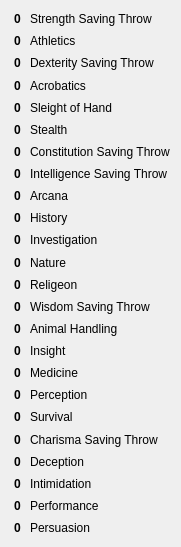
  <widget class="QWidget" name="gridLayoutWidget_2">
   <property name="geometry">
    <rect>
     <x>130</x>
     <y>240</y>
     <width>181</width>
     <height>547</height>
    </rect>
   </property>
   <layout class="QGridLayout" name="gridLayout_2">
    <item row="3" column="0">
     <widget class="QLabel" name="d">
      <property name="font">
       <font>
        <weight>75</weight>
        <bold>true</bold>
       </font>
      </property>
      <property name="text">
       <string>0</string>
      </property>
      <property name="alignment">
       <set>Qt::AlignCenter</set>
      </property>
     </widget>
    </item>
    <item row="5" column="0">
     <widget class="QLabel" name="f">
      <property name="font">
       <font>
        <weight>75</weight>
        <bold>true</bold>
       </font>
      </property>
      <property name="text">
       <string>0</string>
      </property>
      <property name="alignment">
       <set>Qt::AlignCenter</set>
      </property>
     </widget>
    </item>
    <item row="1" column="0">
     <widget class="QLabel" name="b">
      <property name="font">
       <font>
        <weight>75</weight>
        <bold>true</bold>
       </font>
      </property>
      <property name="text">
       <string>0</string>
      </property>
      <property name="alignment">
       <set>Qt::AlignCenter</set>
      </property>
     </widget>
    </item>
    <item row="7" column="0">
     <widget class="QLabel" name="h">
      <property name="font">
       <font>
        <weight>75</weight>
        <bold>true</bold>
       </font>
      </property>
      <property name="text">
       <string>0</string>
      </property>
      <property name="alignment">
       <set>Qt::AlignCenter</set>
      </property>
     </widget>
    </item>
    <item row="2" column="0">
     <widget class="QLabel" name="c">
      <property name="font">
       <font>
        <weight>75</weight>
        <bold>true</bold>
       </font>
      </property>
      <property name="text">
       <string>0</string>
      </property>
      <property name="alignment">
       <set>Qt::AlignCenter</set>
      </property>
     </widget>
    </item>
    <item row="9" column="0">
     <widget class="QLabel" name="j">
      <property name="font">
       <font>
        <weight>75</weight>
        <bold>true</bold>
       </font>
      </property>
      <property name="text">
       <string>0</string>
      </property>
      <property name="alignment">
       <set>Qt::AlignCenter</set>
      </property>
     </widget>
    </item>
    <item row="0" column="0">
     <widget class="QLabel" name="a">
      <property name="font">
       <font>
        <weight>75</weight>
        <bold>true</bold>
       </font>
      </property>
      <property name="text">
       <string>0</string>
      </property>
      <property name="alignment">
       <set>Qt::AlignCenter</set>
      </property>
     </widget>
    </item>
    <item row="4" column="0">
     <widget class="QLabel" name="e">
      <property name="font">
       <font>
        <weight>75</weight>
        <bold>true</bold>
       </font>
      </property>
      <property name="text">
       <string>0</string>
      </property>
      <property name="alignment">
       <set>Qt::AlignCenter</set>
      </property>
     </widget>
    </item>
    <item row="6" column="0">
     <widget class="QLabel" name="g">
      <property name="font">
       <font>
        <weight>75</weight>
        <bold>true</bold>
       </font>
      </property>
      <property name="text">
       <string>0</string>
      </property>
      <property name="alignment">
       <set>Qt::AlignCenter</set>
      </property>
     </widget>
    </item>
    <item row="8" column="0">
     <widget class="QLabel" name="i">
      <property name="font">
       <font>
        <weight>75</weight>
        <bold>true</bold>
       </font>
      </property>
      <property name="text">
       <string>0</string>
      </property>
      <property name="alignment">
       <set>Qt::AlignCenter</set>
      </property>
     </widget>
    </item>
    <item row="10" column="0">
     <widget class="QLabel" name="k">
      <property name="font">
       <font>
        <weight>75</weight>
        <bold>true</bold>
       </font>
      </property>
      <property name="text">
       <string>0</string>
      </property>
      <property name="alignment">
       <set>Qt::AlignCenter</set>
      </property>
     </widget>
    </item>
    <item row="11" column="0">
     <widget class="QLabel" name="l">
      <property name="font">
       <font>
        <weight>75</weight>
        <bold>true</bold>
       </font>
      </property>
      <property name="text">
       <string>0</string>
      </property>
      <property name="alignment">
       <set>Qt::AlignCenter</set>
      </property>
     </widget>
    </item>
    <item row="12" column="0">
     <widget class="QLabel" name="m">
      <property name="font">
       <font>
        <weight>75</weight>
        <bold>true</bold>
       </font>
      </property>
      <property name="text">
       <string>0</string>
      </property>
      <property name="alignment">
       <set>Qt::AlignCenter</set>
      </property>
     </widget>
    </item>
    <item row="15" column="0">
     <widget class="QLabel" name="p">
      <property name="font">
       <font>
        <weight>75</weight>
        <bold>true</bold>
       </font>
      </property>
      <property name="text">
       <string>0</string>
      </property>
      <property name="alignment">
       <set>Qt::AlignCenter</set>
      </property>
     </widget>
    </item>
    <item row="14" column="0">
     <widget class="QLabel" name="o">
      <property name="font">
       <font>
        <weight>75</weight>
        <bold>true</bold>
       </font>
      </property>
      <property name="text">
       <string>0</string>
      </property>
      <property name="alignment">
       <set>Qt::AlignCenter</set>
      </property>
     </widget>
    </item>
    <item row="13" column="0">
     <widget class="QLabel" name="n">
      <property name="font">
       <font>
        <weight>75</weight>
        <bold>true</bold>
       </font>
      </property>
      <property name="text">
       <string>0</string>
      </property>
      <property name="alignment">
       <set>Qt::AlignCenter</set>
      </property>
     </widget>
    </item>
    <item row="22" column="0">
     <widget class="QLabel" name="w">
      <property name="font">
       <font>
        <weight>75</weight>
        <bold>true</bold>
       </font>
      </property>
      <property name="text">
       <string>0</string>
      </property>
      <property name="alignment">
       <set>Qt::AlignCenter</set>
      </property>
     </widget>
    </item>
    <item row="23" column="0">
     <widget class="QLabel" name="x">
      <property name="font">
       <font>
        <weight>75</weight>
        <bold>true</bold>
       </font>
      </property>
      <property name="text">
       <string>0</string>
      </property>
      <property name="alignment">
       <set>Qt::AlignCenter</set>
      </property>
     </widget>
    </item>
    <item row="16" column="0">
     <widget class="QLabel" name="q">
      <property name="font">
       <font>
        <weight>75</weight>
        <bold>true</bold>
       </font>
      </property>
      <property name="text">
       <string>0</string>
      </property>
      <property name="alignment">
       <set>Qt::AlignCenter</set>
      </property>
     </widget>
    </item>
    <item row="21" column="0">
     <widget class="QLabel" name="v">
      <property name="font">
       <font>
        <weight>75</weight>
        <bold>true</bold>
       </font>
      </property>
      <property name="text">
       <string>0</string>
      </property>
      <property name="alignment">
       <set>Qt::AlignCenter</set>
      </property>
     </widget>
    </item>
    <item row="17" column="0">
     <widget class="QLabel" name="r">
      <property name="font">
       <font>
        <weight>75</weight>
        <bold>true</bold>
       </font>
      </property>
      <property name="text">
       <string>0</string>
      </property>
      <property name="alignment">
       <set>Qt::AlignCenter</set>
      </property>
     </widget>
    </item>
    <item row="18" column="0">
     <widget class="QLabel" name="s">
      <property name="font">
       <font>
        <weight>75</weight>
        <bold>true</bold>
       </font>
      </property>
      <property name="text">
       <string>0</string>
      </property>
      <property name="alignment">
       <set>Qt::AlignCenter</set>
      </property>
     </widget>
    </item>
    <item row="20" column="0">
     <widget class="QLabel" name="u">
      <property name="font">
       <font>
        <weight>75</weight>
        <bold>true</bold>
       </font>
      </property>
      <property name="text">
       <string>0</string>
      </property>
      <property name="alignment">
       <set>Qt::AlignCenter</set>
      </property>
     </widget>
    </item>
    <item row="0" column="1">
     <widget class="QLabel" name="label_24">
      <property name="text">
       <string>Strength Saving Throw</string>
      </property>
     </widget>
    </item>
    <item row="19" column="0">
     <widget class="QLabel" name="t">
      <property name="font">
       <font>
        <weight>75</weight>
        <bold>true</bold>
       </font>
      </property>
      <property name="text">
       <string>0</string>
      </property>
      <property name="alignment">
       <set>Qt::AlignCenter</set>
      </property>
     </widget>
    </item>
    <item row="1" column="1">
     <widget class="QLabel" name="label_48">
      <property name="text">
       <string>Athletics</string>
      </property>
     </widget>
    </item>
    <item row="2" column="1">
     <widget class="QLabel" name="label_49">
      <property name="text">
       <string>Dexterity Saving Throw</string>
      </property>
     </widget>
    </item>
    <item row="3" column="1">
     <widget class="QLabel" name="label_50">
      <property name="text">
       <string>Acrobatics</string>
      </property>
     </widget>
    </item>
    <item row="4" column="1">
     <widget class="QLabel" name="label_51">
      <property name="text">
       <string>Sleight of Hand</string>
      </property>
     </widget>
    </item>
    <item row="5" column="1">
     <widget class="QLabel" name="label_52">
      <property name="text">
       <string>Stealth</string>
      </property>
     </widget>
    </item>
    <item row="6" column="1">
     <widget class="QLabel" name="label_53">
      <property name="text">
       <string>Constitution Saving Throw</string>
      </property>
     </widget>
    </item>
    <item row="7" column="1">
     <widget class="QLabel" name="label_54">
      <property name="text">
       <string>Intelligence Saving Throw</string>
      </property>
     </widget>
    </item>
    <item row="8" column="1">
     <widget class="QLabel" name="label_55">
      <property name="text">
       <string>Arcana</string>
      </property>
     </widget>
    </item>
    <item row="9" column="1">
     <widget class="QLabel" name="label_56">
      <property name="text">
       <string>History</string>
      </property>
     </widget>
    </item>
    <item row="10" column="1">
     <widget class="QLabel" name="label_57">
      <property name="text">
       <string>Investigation</string>
      </property>
     </widget>
    </item>
    <item row="11" column="1">
     <widget class="QLabel" name="label_58">
      <property name="text">
       <string>Nature</string>
      </property>
     </widget>
    </item>
    <item row="12" column="1">
     <widget class="QLabel" name="label_59">
      <property name="text">
       <string>Religeon</string>
      </property>
     </widget>
    </item>
    <item row="13" column="1">
     <widget class="QLabel" name="label_60">
      <property name="text">
       <string>Wisdom Saving Throw</string>
      </property>
     </widget>
    </item>
    <item row="14" column="1">
     <widget class="QLabel" name="label_61">
      <property name="text">
       <string>Animal Handling</string>
      </property>
     </widget>
    </item>
    <item row="15" column="1">
     <widget class="QLabel" name="label_62">
      <property name="text">
       <string>Insight</string>
      </property>
     </widget>
    </item>
    <item row="16" column="1">
     <widget class="QLabel" name="label_63">
      <property name="text">
       <string>Medicine</string>
      </property>
     </widget>
    </item>
    <item row="17" column="1">
     <widget class="QLabel" name="label_64">
      <property name="text">
       <string>Perception</string>
      </property>
     </widget>
    </item>
    <item row="18" column="1">
     <widget class="QLabel" name="label_65">
      <property name="text">
       <string>Survival</string>
      </property>
     </widget>
    </item>
    <item row="19" column="1">
     <widget class="QLabel" name="label_66">
      <property name="text">
       <string>Charisma Saving Throw</string>
      </property>
     </widget>
    </item>
    <item row="20" column="1">
     <widget class="QLabel" name="label_67">
      <property name="text">
       <string>Deception</string>
      </property>
     </widget>
    </item>
    <item row="21" column="1">
     <widget class="QLabel" name="label_68">
      <property name="text">
       <string>Intimidation</string>
      </property>
     </widget>
    </item>
    <item row="22" column="1">
     <widget class="QLabel" name="label_69">
      <property name="text">
       <string>Performance</string>
      </property>
     </widget>
    </item>
    <item row="23" column="1">
     <widget class="QLabel" name="label_70">
      <property name="text">
       <string>Persuasion</string>
      </property>
     </widget>
    </item>
   </layout>
  </widget>
